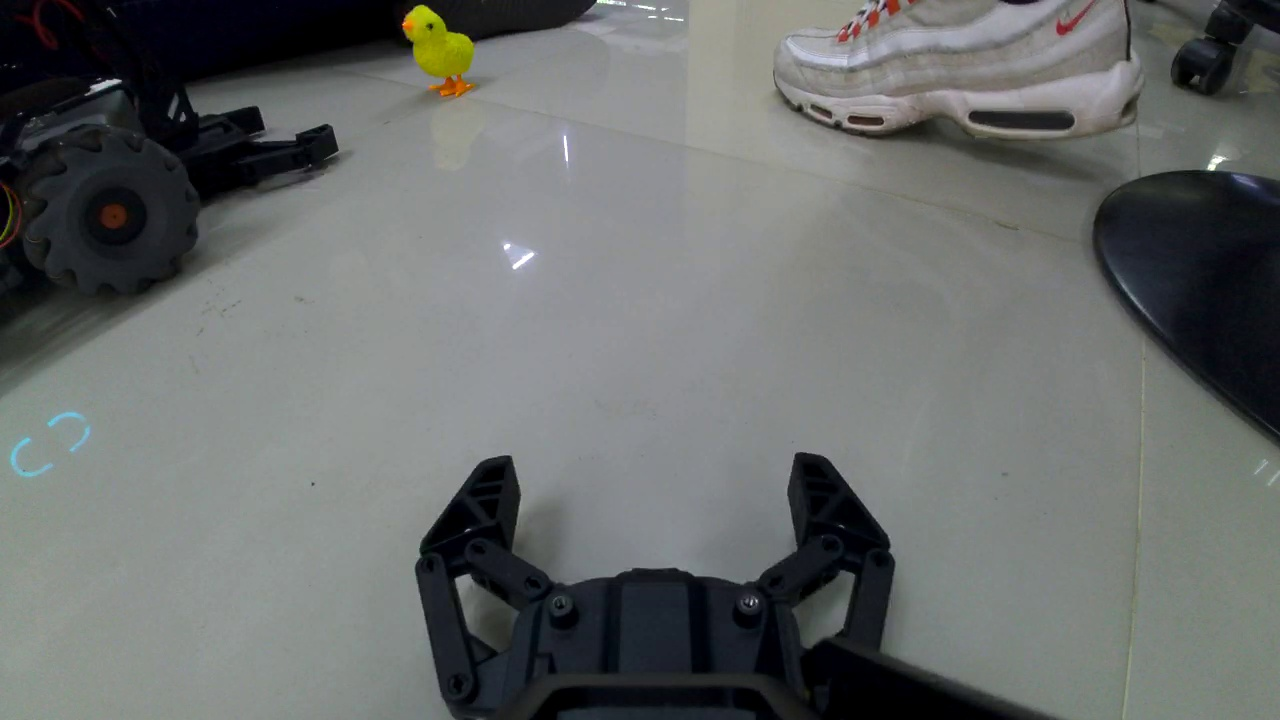
#> input picture image2.jpg, 1280 x 720 px
$ python image_mask.py
#> lines starting #> are read from the running program, lines starting #| are printed output that depends on the picture; after the words box and inside, x2 and y2 are one past the last pixel; in counts of white or black regions, pixels touching at a corner belong together
import cv2
import numpy as np

# Load the RGB image
image = cv2.imread('image2.jpg')  # Replace 'your_image.jpg' with the path to your image file
#> image is the input picture: shape (720, 1280, 3); mean B, G, R 106.8, 107.8, 104.6

# Define the vertices of the trapezoid as a list of points
trapezoid_vertices = np.array([[150, 100], [300, 100], [400, 300], [100, 300]], np.int32)
trapezoid_vertices = trapezoid_vertices.reshape((-1, 1, 2))

# Define the trapezoid color (in BGR format)
trapezoid_color = (0, 0, 255)  # Red in BGR

# Draw the filled trapezoid on the image
cv2.fillPoly(image, [trapezoid_vertices], trapezoid_color)
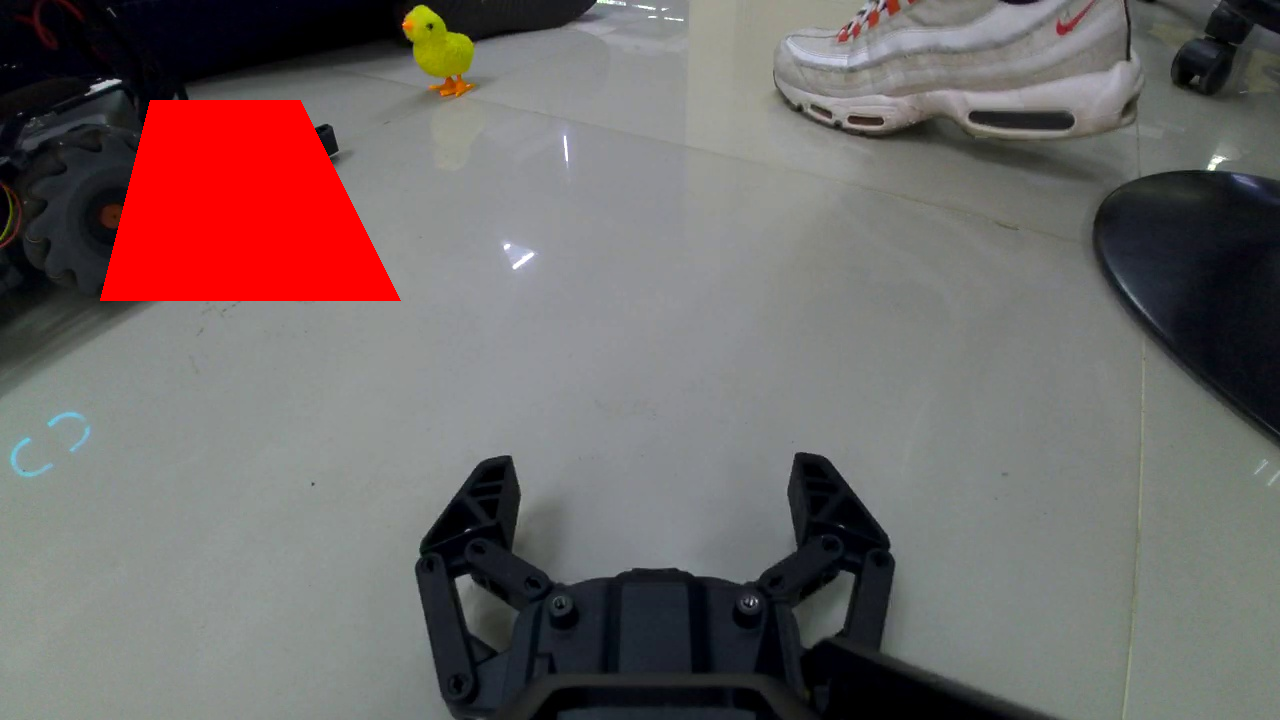
#> image: shape (720, 1280, 3); 4.93% of pixels changed, all inside (x1, y1, x2, y2) = (100, 100, 401, 301)

# Display the modified image (optional)
cv2.imshow('Image with Trapezoid', image)
cv2.waitKey(0)
cv2.destroyAllWindows()
